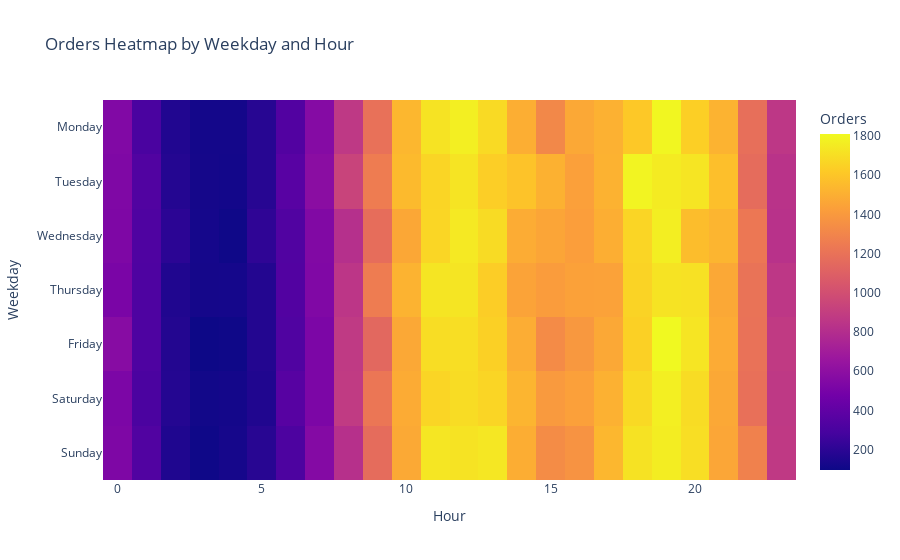

Notebook code for this chart:
### Code cell
heat = (
    df_to_plot.groupby(["Weekday", "Hour"], as_index=False)
      .agg(orders=("Order ID", "nunique")))

heat_pivot = heat.pivot(index="Weekday", columns="Hour", values="orders").fillna(0)

fig = px.imshow(
    heat_pivot,
    title="Orders Heatmap by Weekday and Hour",
    aspect="auto",
    labels=dict(x="Hour", y="Weekday", color="Orders"))

fig.show()

### Figure 1 — Plotly figure (JSON) as saved in the notebook; plotly's stock layout.template omitted (floating-point values rounded to 4 significant figures; data arrays with more than 128 entries replaced by an {"elided": "..."} marker saying what was removed)
{"data": [{"coloraxis": "coloraxis", "hovertemplate": "Hour: %{x}<br>Weekday: %{y}<br>Orders: %{z}<extra></extra>", "name": "0", "type": "heatmap", "x": [0, 1, 2, 3, 4, 5, 6, 7, 8, 9, 10, 11, 12, 13, 14, 15, 16, 17, 18, 19, 20, 21, 22, 23], "xaxis": "x", "y": ["Monday", "Tuesday", "Wednesday", "Thursday", "Friday", "Saturday", "Sunday"], "yaxis": "y", "z": {"elided": "7x24 int values"}}], "layout": {"coloraxis": {"colorbar": {"title": {"text": "Orders"}}, "colorscale": [[0, "#0d0887"], [0.1111, "#46039f"], [0.2222, "#7201a8"], [0.3333, "#9c179e"], [0.4444, "#bd3786"], [0.5556, "#d8576b"], [0.6667, "#ed7953"], [0.7778, "#fb9f3a"], [0.8889, "#fdca26"], [1, "#f0f921"]]}, "title": {"text": "Orders Heatmap by Weekday and Hour"}, "xaxis": {"anchor": "y", "domain": [0, 1], "title": {"text": "Hour"}}, "yaxis": {"anchor": "x", "autorange": "reversed", "domain": [0, 1], "title": {"text": "Weekday"}}}}
